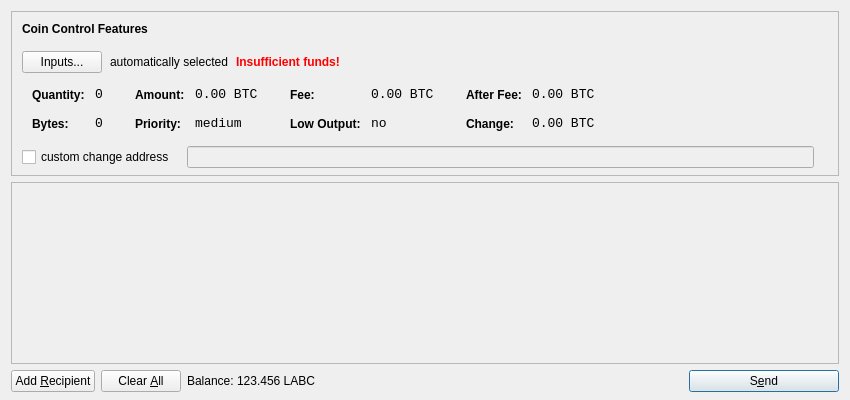
<?xml version="1.0" encoding="UTF-8"?>
<ui version="4.0">
 <class>SendCoinsDialog</class>
 <widget class="QDialog" name="SendCoinsDialog">
  <property name="geometry">
   <rect>
    <x>0</x>
    <y>0</y>
    <width>850</width>
    <height>400</height>
   </rect>
  </property>
  <property name="windowTitle">
   <string>Send Coins</string>
  </property>
  <layout class="QVBoxLayout" name="verticalLayout" stretch="0,1,0">
   <property name="bottomMargin">
    <number>8</number>
   </property>
   <item>
    <widget class="QFrame" name="frameCoinControl">
     <property name="sizePolicy">
      <sizepolicy hsizetype="Expanding" vsizetype="Expanding">
       <horstretch>0</horstretch>
       <verstretch>0</verstretch>
      </sizepolicy>
     </property>
     <property name="maximumSize">
      <size>
       <width>16777215</width>
       <height>16777215</height>
      </size>
     </property>
     <property name="frameShape">
      <enum>QFrame::StyledPanel</enum>
     </property>
     <property name="frameShadow">
      <enum>QFrame::Sunken</enum>
     </property>
     <layout class="QVBoxLayout" name="verticalLayoutCoinControl2">
      <property name="spacing">
       <number>-1</number>
      </property>
      <property name="leftMargin">
       <number>0</number>
      </property>
      <property name="topMargin">
       <number>0</number>
      </property>
      <property name="rightMargin">
       <number>0</number>
      </property>
      <property name="bottomMargin">
       <number>6</number>
      </property>
      <item>
       <layout class="QVBoxLayout" name="verticalLayoutCoinControl" stretch="0,0,0,0,1">
        <property name="spacing">
         <number>0</number>
        </property>
        <property name="leftMargin">
         <number>10</number>
        </property>
        <property name="topMargin">
         <number>10</number>
        </property>
        <item>
         <layout class="QHBoxLayout" name="horizontalLayoutCoinControl1">
          <property name="bottomMargin">
           <number>15</number>
          </property>
          <item>
           <widget class="QLabel" name="labelCoinControlFeatures">
            <property name="sizePolicy">
             <sizepolicy hsizetype="Preferred" vsizetype="Maximum">
              <horstretch>0</horstretch>
              <verstretch>0</verstretch>
             </sizepolicy>
            </property>
            <property name="font">
             <font>
              <weight>75</weight>
              <bold>true</bold>
             </font>
            </property>
            <property name="styleSheet">
             <string notr="true">font-weight:bold;</string>
            </property>
            <property name="text">
             <string>Coin Control Features</string>
            </property>
           </widget>
          </item>
         </layout>
        </item>
        <item>
         <layout class="QHBoxLayout" name="horizontalLayoutCoinControl2" stretch="0,0,0,0">
          <property name="spacing">
           <number>8</number>
          </property>
          <property name="bottomMargin">
           <number>10</number>
          </property>
          <item>
           <widget class="QPushButton" name="pushButtonCoinControl">
            <property name="styleSheet">
             <string notr="true"/>
            </property>
            <property name="text">
             <string>Inputs...</string>
            </property>
           </widget>
          </item>
          <item>
           <widget class="QLabel" name="labelCoinControlAutomaticallySelected">
            <property name="text">
             <string>automatically selected</string>
            </property>
            <property name="margin">
             <number>5</number>
            </property>
           </widget>
          </item>
          <item>
           <widget class="QLabel" name="labelCoinControlInsuffFunds">
            <property name="font">
             <font>
              <weight>75</weight>
              <bold>true</bold>
             </font>
            </property>
            <property name="styleSheet">
             <string notr="true">color:red;font-weight:bold;</string>
            </property>
            <property name="text">
             <string>Insufficient funds!</string>
            </property>
            <property name="margin">
             <number>5</number>
            </property>
           </widget>
          </item>
          <item>
           <spacer name="horizontalSpacerCoinControl">
            <property name="orientation">
             <enum>Qt::Horizontal</enum>
            </property>
            <property name="sizeHint" stdset="0">
             <size>
              <width>40</width>
              <height>1</height>
             </size>
            </property>
           </spacer>
          </item>
         </layout>
        </item>
        <item>
         <widget class="QWidget" name="widgetCoinControl" native="true">
          <property name="sizePolicy">
           <sizepolicy hsizetype="Preferred" vsizetype="Preferred">
            <horstretch>0</horstretch>
            <verstretch>0</verstretch>
           </sizepolicy>
          </property>
          <property name="minimumSize">
           <size>
            <width>0</width>
            <height>0</height>
           </size>
          </property>
          <property name="styleSheet">
           <string notr="true"/>
          </property>
          <layout class="QHBoxLayout" name="horizontalLayoutCoinControl5">
           <property name="margin">
            <number>0</number>
           </property>
           <item>
            <layout class="QHBoxLayout" name="horizontalLayoutCoinControl3" stretch="0,0,0,1">
             <property name="spacing">
              <number>20</number>
             </property>
             <property name="topMargin">
              <number>0</number>
             </property>
             <property name="bottomMargin">
              <number>10</number>
             </property>
             <item>
              <layout class="QFormLayout" name="formLayoutCoinControl1">
               <property name="horizontalSpacing">
                <number>10</number>
               </property>
               <property name="verticalSpacing">
                <number>14</number>
               </property>
               <property name="leftMargin">
                <number>10</number>
               </property>
               <property name="topMargin">
                <number>4</number>
               </property>
               <property name="rightMargin">
                <number>6</number>
               </property>
               <item row="0" column="0">
                <widget class="QLabel" name="labelCoinControlQuantityText">
                 <property name="styleSheet">
                  <string notr="true">font-weight:bold;</string>
                 </property>
                 <property name="text">
                  <string>Quantity:</string>
                 </property>
                 <property name="margin">
                  <number>0</number>
                 </property>
                </widget>
               </item>
               <item row="0" column="1">
                <widget class="QLabel" name="labelCoinControlQuantity">
                 <property name="font">
                  <font>
                   <family>Monospace</family>
                   <pointsize>10</pointsize>
                  </font>
                 </property>
                 <property name="cursor">
                  <cursorShape>IBeamCursor</cursorShape>
                 </property>
                 <property name="contextMenuPolicy">
                  <enum>Qt::ActionsContextMenu</enum>
                 </property>
                 <property name="text">
                  <string notr="true">0</string>
                 </property>
                 <property name="margin">
                  <number>0</number>
                 </property>
                 <property name="textInteractionFlags">
                  <set>Qt::LinksAccessibleByMouse|Qt::TextSelectableByKeyboard|Qt::TextSelectableByMouse</set>
                 </property>
                </widget>
               </item>
               <item row="1" column="0">
                <widget class="QLabel" name="labelCoinControlBytesText">
                 <property name="styleSheet">
                  <string notr="true">font-weight:bold;</string>
                 </property>
                 <property name="text">
                  <string>Bytes:</string>
                 </property>
                </widget>
               </item>
               <item row="1" column="1">
                <widget class="QLabel" name="labelCoinControlBytes">
                 <property name="font">
                  <font>
                   <family>Monospace</family>
                   <pointsize>10</pointsize>
                  </font>
                 </property>
                 <property name="cursor">
                  <cursorShape>IBeamCursor</cursorShape>
                 </property>
                 <property name="contextMenuPolicy">
                  <enum>Qt::ActionsContextMenu</enum>
                 </property>
                 <property name="text">
                  <string notr="true">0</string>
                 </property>
                 <property name="textInteractionFlags">
                  <set>Qt::LinksAccessibleByMouse|Qt::TextSelectableByKeyboard|Qt::TextSelectableByMouse</set>
                 </property>
                </widget>
               </item>
              </layout>
             </item>
             <item>
              <layout class="QFormLayout" name="formLayoutCoinControl2">
               <property name="horizontalSpacing">
                <number>10</number>
               </property>
               <property name="verticalSpacing">
                <number>14</number>
               </property>
               <property name="leftMargin">
                <number>6</number>
               </property>
               <property name="topMargin">
                <number>4</number>
               </property>
               <property name="rightMargin">
                <number>6</number>
               </property>
               <item row="0" column="0">
                <widget class="QLabel" name="labelCoinControlAmountText">
                 <property name="styleSheet">
                  <string notr="true">font-weight:bold;</string>
                 </property>
                 <property name="text">
                  <string>Amount:</string>
                 </property>
                 <property name="margin">
                  <number>0</number>
                 </property>
                </widget>
               </item>
               <item row="0" column="1">
                <widget class="QLabel" name="labelCoinControlAmount">
                 <property name="font">
                  <font>
                   <family>Monospace</family>
                   <pointsize>10</pointsize>
                  </font>
                 </property>
                 <property name="cursor">
                  <cursorShape>IBeamCursor</cursorShape>
                 </property>
                 <property name="contextMenuPolicy">
                  <enum>Qt::ActionsContextMenu</enum>
                 </property>
                 <property name="text">
                  <string notr="true">0.00 BTC</string>
                 </property>
                 <property name="textInteractionFlags">
                  <set>Qt::LinksAccessibleByMouse|Qt::TextSelectableByKeyboard|Qt::TextSelectableByMouse</set>
                 </property>
                </widget>
               </item>
               <item row="1" column="0">
                <widget class="QLabel" name="labelCoinControlPriorityText">
                 <property name="styleSheet">
                  <string notr="true">font-weight:bold;</string>
                 </property>
                 <property name="text">
                  <string>Priority:</string>
                 </property>
                </widget>
               </item>
               <item row="1" column="1">
                <widget class="QLabel" name="labelCoinControlPriority">
                 <property name="font">
                  <font>
                   <family>Monospace</family>
                   <pointsize>10</pointsize>
                  </font>
                 </property>
                 <property name="cursor">
                  <cursorShape>IBeamCursor</cursorShape>
                 </property>
                 <property name="contextMenuPolicy">
                  <enum>Qt::ActionsContextMenu</enum>
                 </property>
                 <property name="text">
                  <string>medium</string>
                 </property>
                 <property name="textInteractionFlags">
                  <set>Qt::LinksAccessibleByMouse|Qt::TextSelectableByKeyboard|Qt::TextSelectableByMouse</set>
                 </property>
                </widget>
               </item>
              </layout>
             </item>
             <item>
              <layout class="QFormLayout" name="formLayoutCoinControl3">
               <property name="horizontalSpacing">
                <number>10</number>
               </property>
               <property name="verticalSpacing">
                <number>14</number>
               </property>
               <property name="leftMargin">
                <number>6</number>
               </property>
               <property name="topMargin">
                <number>4</number>
               </property>
               <property name="rightMargin">
                <number>6</number>
               </property>
               <item row="0" column="0">
                <widget class="QLabel" name="labelCoinControlFeeText">
                 <property name="styleSheet">
                  <string notr="true">font-weight:bold;</string>
                 </property>
                 <property name="text">
                  <string>Fee:</string>
                 </property>
                 <property name="margin">
                  <number>0</number>
                 </property>
                </widget>
               </item>
               <item row="0" column="1">
                <widget class="QLabel" name="labelCoinControlFee">
                 <property name="font">
                  <font>
                   <family>Monospace</family>
                   <pointsize>10</pointsize>
                  </font>
                 </property>
                 <property name="cursor">
                  <cursorShape>IBeamCursor</cursorShape>
                 </property>
                 <property name="contextMenuPolicy">
                  <enum>Qt::ActionsContextMenu</enum>
                 </property>
                 <property name="text">
                  <string notr="true">0.00 BTC</string>
                 </property>
                 <property name="textInteractionFlags">
                  <set>Qt::LinksAccessibleByMouse|Qt::TextSelectableByKeyboard|Qt::TextSelectableByMouse</set>
                 </property>
                </widget>
               </item>
               <item row="1" column="0">
                <widget class="QLabel" name="labelCoinControlLowOutputText">
                 <property name="styleSheet">
                  <string notr="true">font-weight:bold;</string>
                 </property>
                 <property name="text">
                  <string>Low Output:</string>
                 </property>
                </widget>
               </item>
               <item row="1" column="1">
                <widget class="QLabel" name="labelCoinControlLowOutput">
                 <property name="font">
                  <font>
                   <family>Monospace</family>
                   <pointsize>10</pointsize>
                  </font>
                 </property>
                 <property name="cursor">
                  <cursorShape>IBeamCursor</cursorShape>
                 </property>
                 <property name="contextMenuPolicy">
                  <enum>Qt::ActionsContextMenu</enum>
                 </property>
                 <property name="text">
                  <string>no</string>
                 </property>
                 <property name="textInteractionFlags">
                  <set>Qt::LinksAccessibleByMouse|Qt::TextSelectableByKeyboard|Qt::TextSelectableByMouse</set>
                 </property>
                </widget>
               </item>
              </layout>
             </item>
             <item>
              <layout class="QFormLayout" name="formLayoutCoinControl4">
               <property name="horizontalSpacing">
                <number>10</number>
               </property>
               <property name="verticalSpacing">
                <number>14</number>
               </property>
               <property name="leftMargin">
                <number>6</number>
               </property>
               <property name="topMargin">
                <number>4</number>
               </property>
               <property name="rightMargin">
                <number>6</number>
               </property>
               <item row="0" column="0">
                <widget class="QLabel" name="labelCoinControlAfterFeeText">
                 <property name="styleSheet">
                  <string notr="true">font-weight:bold;</string>
                 </property>
                 <property name="text">
                  <string>After Fee:</string>
                 </property>
                 <property name="margin">
                  <number>0</number>
                 </property>
                </widget>
               </item>
               <item row="0" column="1">
                <widget class="QLabel" name="labelCoinControlAfterFee">
                 <property name="font">
                  <font>
                   <family>Monospace</family>
                   <pointsize>10</pointsize>
                  </font>
                 </property>
                 <property name="cursor">
                  <cursorShape>IBeamCursor</cursorShape>
                 </property>
                 <property name="contextMenuPolicy">
                  <enum>Qt::ActionsContextMenu</enum>
                 </property>
                 <property name="text">
                  <string notr="true">0.00 BTC</string>
                 </property>
                 <property name="textInteractionFlags">
                  <set>Qt::LinksAccessibleByMouse|Qt::TextSelectableByKeyboard|Qt::TextSelectableByMouse</set>
                 </property>
                </widget>
               </item>
               <item row="1" column="0">
                <widget class="QLabel" name="labelCoinControlChangeText">
                 <property name="styleSheet">
                  <string notr="true">font-weight:bold;</string>
                 </property>
                 <property name="text">
                  <string>Change:</string>
                 </property>
                </widget>
               </item>
               <item row="1" column="1">
                <widget class="QLabel" name="labelCoinControlChange">
                 <property name="font">
                  <font>
                   <family>Monospace</family>
                   <pointsize>10</pointsize>
                  </font>
                 </property>
                 <property name="cursor">
                  <cursorShape>IBeamCursor</cursorShape>
                 </property>
                 <property name="contextMenuPolicy">
                  <enum>Qt::ActionsContextMenu</enum>
                 </property>
                 <property name="text">
                  <string notr="true">0.00 BTC</string>
                 </property>
                 <property name="textInteractionFlags">
                  <set>Qt::LinksAccessibleByMouse|Qt::TextSelectableByKeyboard|Qt::TextSelectableByMouse</set>
                 </property>
                </widget>
               </item>
              </layout>
             </item>
            </layout>
           </item>
          </layout>
         </widget>
        </item>
        <item>
         <layout class="QHBoxLayout" name="horizontalLayoutCoinControl4" stretch="0,0,0">
          <property name="spacing">
           <number>12</number>
          </property>
          <property name="sizeConstraint">
           <enum>QLayout::SetDefaultConstraint</enum>
          </property>
          <property name="topMargin">
           <number>5</number>
          </property>
          <property name="rightMargin">
           <number>5</number>
          </property>
          <item>
           <widget class="QCheckBox" name="checkBoxCoinControlChange">
            <property name="text">
             <string>custom change address</string>
            </property>
           </widget>
          </item>
          <item>
           <widget class="QLineEdit" name="lineEditCoinControlChange">
            <property name="enabled">
             <bool>false</bool>
            </property>
            <property name="sizePolicy">
             <sizepolicy hsizetype="Expanding" vsizetype="Fixed">
              <horstretch>0</horstretch>
              <verstretch>0</verstretch>
             </sizepolicy>
            </property>
           </widget>
          </item>
          <item>
           <widget class="QLabel" name="labelCoinControlChangeLabel">
            <property name="sizePolicy">
             <sizepolicy hsizetype="Preferred" vsizetype="Expanding">
              <horstretch>0</horstretch>
              <verstretch>0</verstretch>
             </sizepolicy>
            </property>
            <property name="minimumSize">
             <size>
              <width>0</width>
              <height>0</height>
             </size>
            </property>
            <property name="text">
             <string/>
            </property>
            <property name="margin">
             <number>3</number>
            </property>
           </widget>
          </item>
         </layout>
        </item>
        <item>
         <spacer name="verticalSpacerCoinControl">
          <property name="orientation">
           <enum>Qt::Vertical</enum>
          </property>
          <property name="sizeHint" stdset="0">
           <size>
            <width>800</width>
            <height>1</height>
           </size>
          </property>
         </spacer>
        </item>
       </layout>
      </item>
     </layout>
    </widget>
   </item>
   <item>
    <widget class="QScrollArea" name="scrollArea">
     <property name="widgetResizable">
      <bool>true</bool>
     </property>
     <widget class="QWidget" name="scrollAreaWidgetContents">
      <property name="geometry">
       <rect>
        <x>0</x>
        <y>0</y>
        <width>830</width>
        <height>165</height>
       </rect>
      </property>
      <layout class="QVBoxLayout" name="verticalLayout_2">
       <property name="margin">
        <number>0</number>
       </property>
       <item>
        <layout class="QVBoxLayout" name="entries">
         <property name="spacing">
          <number>6</number>
         </property>
        </layout>
       </item>
       <item>
        <spacer name="verticalSpacer">
         <property name="orientation">
          <enum>Qt::Vertical</enum>
         </property>
         <property name="sizeHint" stdset="0">
          <size>
           <width>20</width>
           <height>40</height>
          </size>
         </property>
        </spacer>
       </item>
      </layout>
     </widget>
    </widget>
   </item>
   <item>
    <layout class="QHBoxLayout" name="horizontalLayout">
     <item>
      <widget class="QPushButton" name="addButton">
       <property name="toolTip">
        <string>Send to multiple recipients at once</string>
       </property>
       <property name="text">
        <string>Add &amp;Recipient</string>
       </property>
       <property name="icon">
        <iconset resource="../bitcoin.qrc">
         <normaloff>:/icons/add</normaloff>:/icons/add</iconset>
       </property>
       <property name="autoDefault">
        <bool>false</bool>
       </property>
      </widget>
     </item>
     <item>
      <widget class="QPushButton" name="clearButton">
       <property name="sizePolicy">
        <sizepolicy hsizetype="Minimum" vsizetype="Fixed">
         <horstretch>0</horstretch>
         <verstretch>0</verstretch>
        </sizepolicy>
       </property>
       <property name="toolTip">
        <string>Remove all transaction fields</string>
       </property>
       <property name="text">
        <string>Clear &amp;All</string>
       </property>
       <property name="icon">
        <iconset resource="../bitcoin.qrc">
         <normaloff>:/icons/remove</normaloff>:/icons/remove</iconset>
       </property>
       <property name="autoRepeatDelay">
        <number>300</number>
       </property>
       <property name="autoDefault">
        <bool>false</bool>
       </property>
      </widget>
     </item>
     <item>
      <layout class="QHBoxLayout" name="horizontalLayout_2">
       <property name="spacing">
        <number>3</number>
       </property>
       <item>
        <widget class="QLabel" name="label">
         <property name="text">
          <string>Balance:</string>
         </property>
        </widget>
       </item>
       <item>
        <widget class="QLabel" name="labelBalance">
         <property name="cursor">
          <cursorShape>IBeamCursor</cursorShape>
         </property>
         <property name="text">
          <string>123.456 LABC</string>
         </property>
         <property name="textInteractionFlags">
          <set>Qt::LinksAccessibleByMouse|Qt::TextSelectableByKeyboard|Qt::TextSelectableByMouse</set>
         </property>
        </widget>
       </item>
      </layout>
     </item>
     <item>
      <spacer name="horizontalSpacer">
       <property name="orientation">
        <enum>Qt::Horizontal</enum>
       </property>
       <property name="sizeHint" stdset="0">
        <size>
         <width>40</width>
         <height>20</height>
        </size>
       </property>
      </spacer>
     </item>
     <item>
      <widget class="QPushButton" name="sendButton">
       <property name="minimumSize">
        <size>
         <width>150</width>
         <height>0</height>
        </size>
       </property>
       <property name="toolTip">
        <string>Confirm the send action</string>
       </property>
       <property name="text">
        <string>S&amp;end</string>
       </property>
       <property name="icon">
        <iconset resource="../bitcoin.qrc">
         <normaloff>:/icons/send</normaloff>:/icons/send</iconset>
       </property>
       <property name="default">
        <bool>true</bool>
       </property>
      </widget>
     </item>
    </layout>
   </item>
  </layout>
 </widget>
 <resources>
  <include location="../bitcoin.qrc"/>
 </resources>
 <connections/>
</ui>
